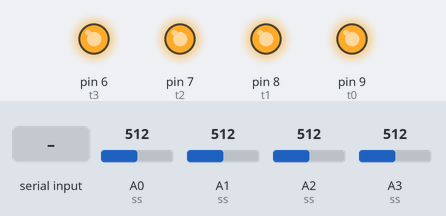
This sketch was run on a simulated Arduino Uno, built with avr-gcc and run on an emulated ATmega328P. Parts: output pins drawn as LEDs (lit = HIGH). The test bench sets the inputs (shaded band); at power-on: A0 (ss) = 512, A1 (ss) = 512, A2 (ss) = 512, A3 (ss) = 512.

Above: at 1.2 s.
1.3 s: "1" received over Serial
At 2.4 s:
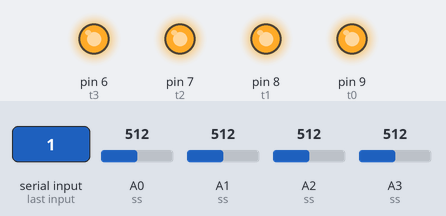
2.9 s: byte 82 (82) received over Serial
At 3.9 s:
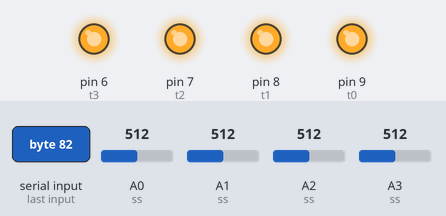
4.5 s: "2" received over Serial
At 5.4 s:
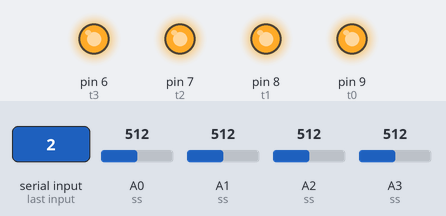
6.1 s: "3" received over Serial
At 6.9 s:
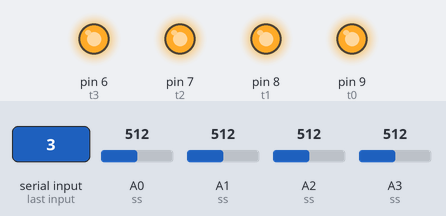
7.7 s: "4" received over Serial
At 8.4 s:
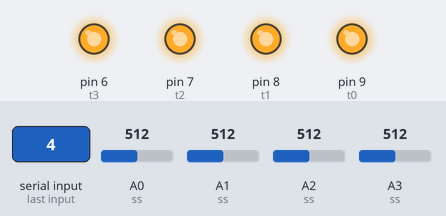
Timing chart, 0 to 10.3 s (numbered marks = the images above; inputs shaded):
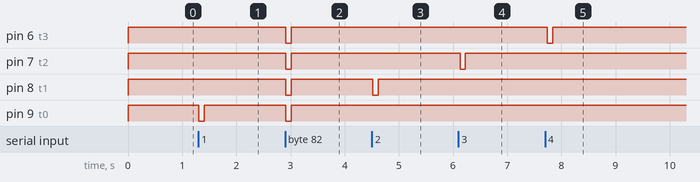

The sketch:

v0.2.ino
```cpp
const int buad_rate = 9600;
const int minr = 100;

const byte
s0 = A0, t0 = 9,
s1 = A1, t1 = 8,
s2 = A2, t2 = 7,
s3 = A3, t3 = 6;

const byte sz = 4;
const byte ss[sz] = {s0, s1, s2, s3};
const byte ts[sz] = {t0, t1, t2, t3};
byte gs[sz] = {0, 0, 0, 0};

void setup() {
  for (auto t : ts) {
    pinMode(t, OUTPUT);
    digitalWrite(t, HIGH);
  }
  Serial.begin(buad_rate);
}

void reset() {
  for (auto t : ts) digitalWrite(t, LOW);
  for (int i = 0; i < sz; ++i) gs[i] = 1;
}

int sumgs() {
  int sum = 0;
  for (int i = 0; i < sz; ++i) sum += gs[i];
  return sum;
}

void loop() {
  if (!sumgs()) reset();

  for (int i = 0; i < sz; ++i)
    if (gs[i] && analogRead(ss[i]) > minr)
      digitalWrite(ts[i], HIGH);

  if (Serial.available() > 0) {
    byte ser = Serial.read();
    switch (ser) {
      // 1,2,3,4 - activate
      case 49: digitalWrite(t0, LOW); break;
      case 50: digitalWrite(t1, LOW); break;
      case 51: digitalWrite(t2, LOW); break;
      case 52: digitalWrite(t3, LOW); break;

      // 0,9,8,7 - deactivate
      case 48: digitalWrite(t0, HIGH); break;
      case 57: digitalWrite(t1, HIGH); break;
      case 56: digitalWrite(t2, HIGH); break;
      case 55: digitalWrite(t3, HIGH); break;

      // R - reset
      case 82: reset(); break;

      default: Serial.write("unsupported operation");
    }
  }

  delay(100);
}
```

Measured:
- after the input at 1.3 s, pin 9 (t0): HIGH → LOW at once, → HIGH 0.10 s later
- after the input at 2.9 s, pin 6 (t3), pin 7 (t2), pin 8 (t1), pin 9 (t0): HIGH → LOW at once, → HIGH 0.10 s later
- after the input at 4.5 s, pin 8 (t1): HIGH → LOW at once, → HIGH 0.10 s later
- after the input at 6.1 s, pin 7 (t2): HIGH → LOW at once, → HIGH 0.10 s later
- after the input at 7.7 s, pin 6 (t3): HIGH → LOW at once, → HIGH 0.10 s later
